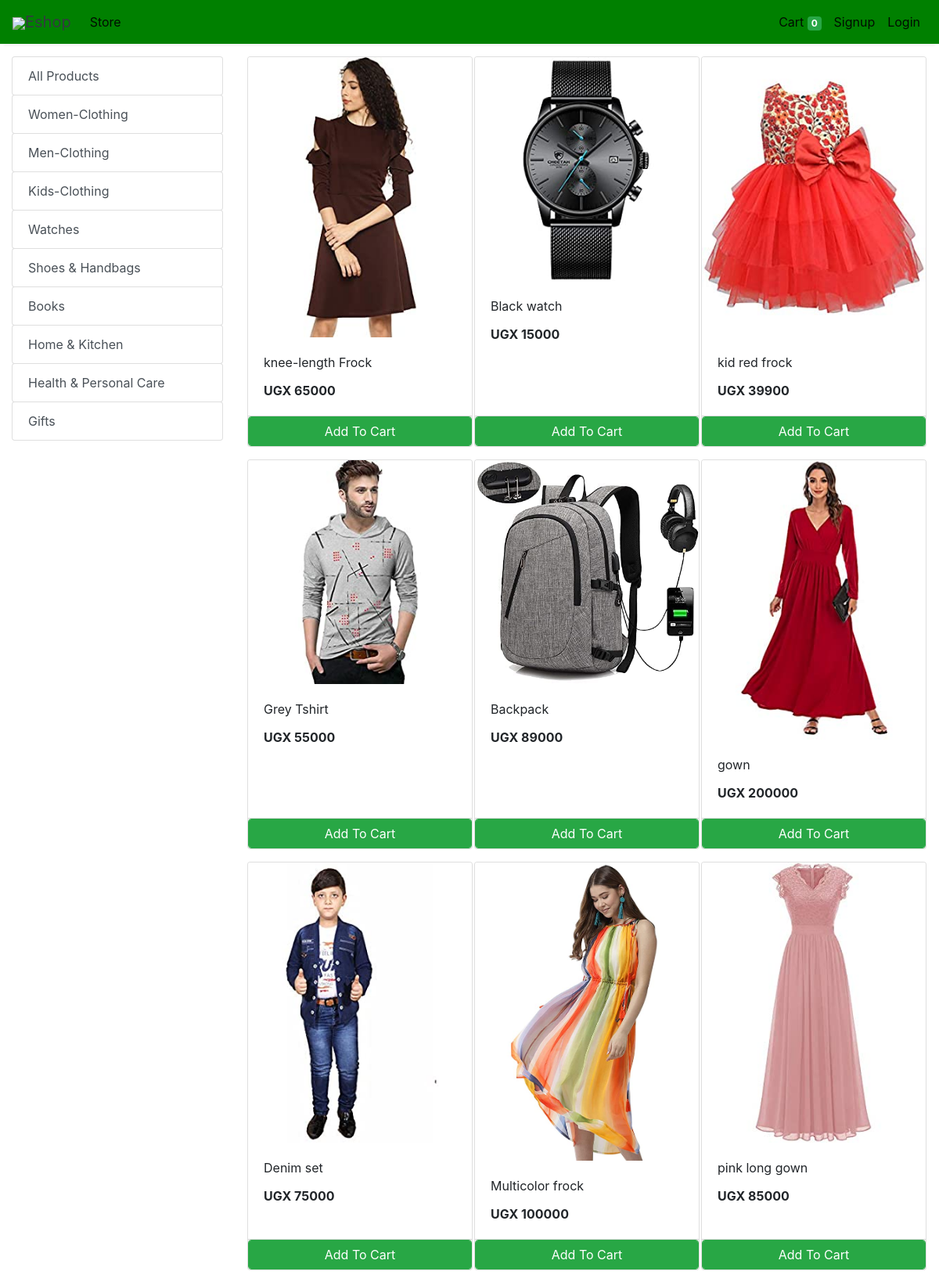
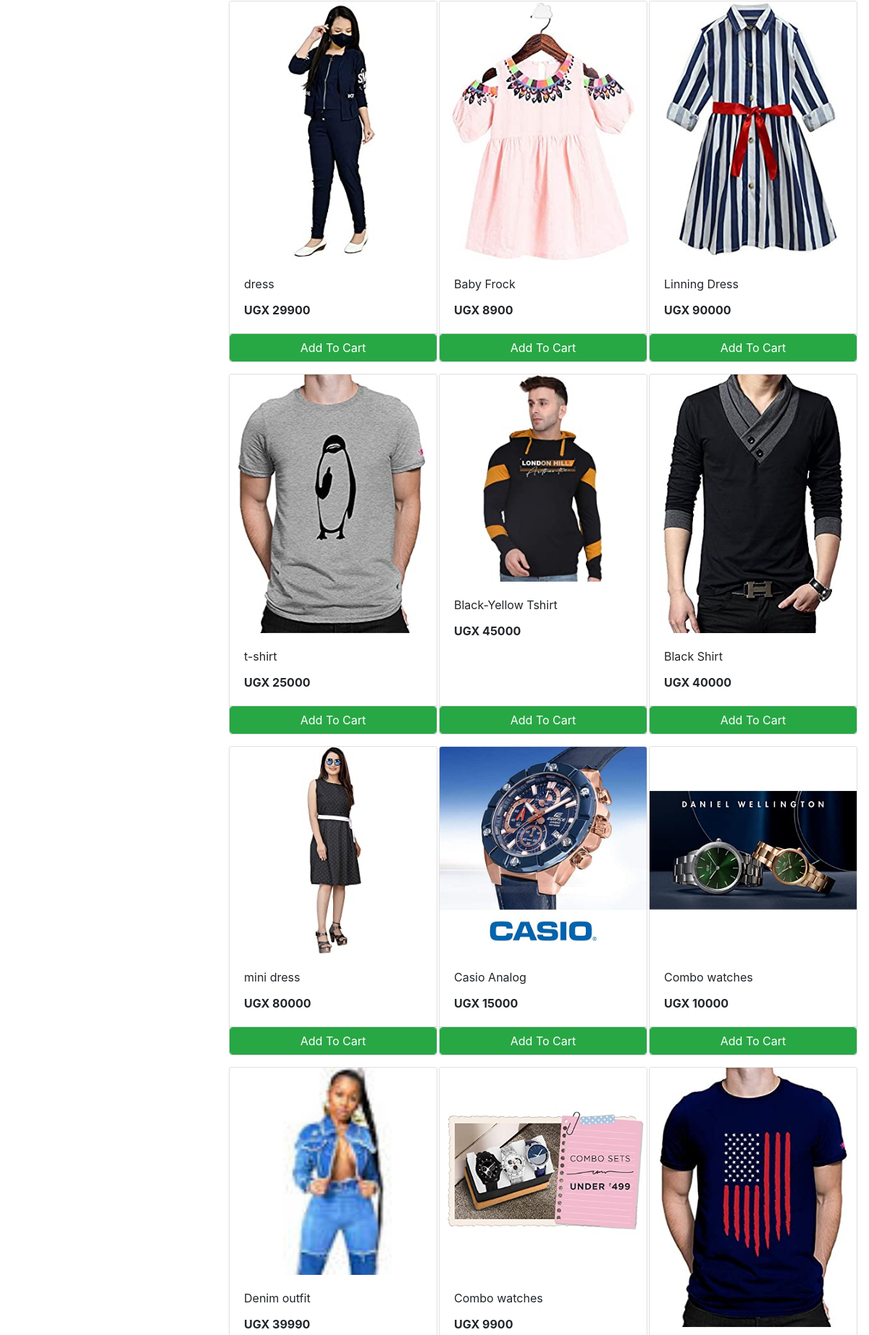
The app's page /store (upper part) with its own data (2 pictures, top to bottom).
### store/models/category.py (models this page shows, shortened)
class Category(models.Model):
    name= models.CharField(max_length=50)
    @staticmethod
    def get_all_categories():
        return Category.objects.all()

### store/models/product.py (models this page shows, shortened)
class Products(models.Model):
    name = models.CharField(max_length=60)
    price= models.IntegerField(default=0)
    category= models.ForeignKey(Category,on_delete=models.CASCADE,default=1 )
    description= models.CharField(max_length=250, default='', blank=True, null= True)
    image= models.ImageField(upload_to='uploads/products/')
    @staticmethod
    def get_all_products():
        return Products.objects.all()

### store/views/home.py (the view)
# urls.py: path('' , include('store.urls'))
def store(request):
    cart = request.session.get('cart')
    if not cart:
        request.session['cart'] = {}
    products = None
    categories = Category.get_all_categories()
    categoryID = request.GET.get('category')
    if categoryID:
        products = Products.get_all_products_by_categoryid(categoryID)
    else:
        products = Products.get_all_products();
    data = {}
    data['products'] = products
    data['categories'] = categories
    print('you are : ', request.session.get('email'))
    return render(request, 'index.html', data)

### store/templatetags/cart.py (called while the page is built)
@register.filter (name='is_in_cart')
def is_in_cart(product, cart):
    keys = cart.keys ()
    for id in keys:
        if int (id) == product.id:
            return True
    return False;

### store/templatetags/custom_filter.py (called while the page is built)
@register.filter(name='currency')
def currency(number):
    return "UGX "+str(number)

### store/templates/index.html (shortened to what this page needs)
{% extends 'base.html' %}
{% block content %}
{% load cart %}
{% load custom_filter %}
<div class="container-fluid mt-3">
	<div class="row">
		<div class="col-lg-3 mx-auto">
			<div class="list-group">
				<a href="/" class="list-group-item list-group-item-action btn btn-outline-success">All Products</a>
				{% for category in categories %}
				<a href="/?category={{category.id}}"
					class="list-group-item list-group-item-action btn btn-outline-success ">{{category.name}}</a>
				{% endfor %}
			</div>
		</div>
		<div id='products' class="col-lg-9 mx-auto">
			<div class="row mx-auto">
				{% for product in products %}
				<div class="card mx-auto mb-3" id={{product.id}} style="width: 18rem;">
					<img class="card-img-top" src="{{product.image.url}}" alt="Card image cap">
					<div class="card-body">
						<p class="card-title">{{product.name}}</p>
						<p class="card-text"><b>{{product.price|currency}}</b></p>
					</div>
					<div class="card-footer p-0 no-gutters">
						{% if product|is_in_cart:request.session.cart %}
						<div class="row no-gutters">
							<form action="/#{{product.id}}" class="col-2 " method="post">
								{% csrf_token %}
								<input hidden type="text" name='product' value='{{product.id}}'>
								<input hidden type="text" name='remove' value='True'>
								<input type="submit" value=" - " class="btn btn-block btn-success border-right">
							</form>
							<div class="text-center col btn btn-success">{{product|cart_quantity:request.session.cart}} in Cart</div>
							<form action="/#{{product.id}}" class="col-2 " method="post">
								{% csrf_token %}
								<input hidden type="text" name='product' value='{{product.id}}'>
								<input type="submit" value=" + " class="btn btn-block btn-success border-left">
							</form>
						</div>
						{% else %}
						<form action="/#{{product.id}}" method="POST" class="btn-block">
							<input type="submit" class="float-right btn btn-success form-control"
								value="Add To Cart">
						</form>
						{% endif %}
					</div>
				</div>
				{% endfor %}
			</div>
		</div>
	</div>
</div>
{% endblock %}

### store/templates/base.html (shortened to what this page needs)
<!doctype html>
<html lang="en">
<head>
  <link rel="stylesheet" href="https://maxcdn.bootstrapcdn.com/bootstrap/4.0.0/css/bootstrap.min.css"
>
</head>
<body>
<nav class="one-edge-shadow
  navbar navbar-light
  sticky-top navbar
  navbar-expand-lg
  text-white">
    <a class="navbar-brand ms-3 text-dark " href="/">
    <link rel="stylesheet" href="https://use.fontawesome.com/releases/v5.7.0/css/all.css">
    <img src="https://www.freepnglogos.com/uploads/shopping-cart-png/shopping-cart-svg-png-icon-download-28.png" style="width:50px;height:50px,color:text-light;">Eshop</a>
    <div class="collapse navbar-collapse" id="navbarSupportedContent">
      <ul class="navbar-nav mr-auto">
        <li class="nav-item active">
          <a class="nav-link" href="/store">Store <span class="sr-only">(current)</span></a>
        </li>
          </ul>
      <ul class=" navbar-nav my-2 my-lg-0">
        <li class="nav-item active">
          <a class="nav-link" href="/cart">Cart
            <span class="badge badge-success">{{request.session.cart.keys|length}}</span>
            <span class="sr-only">(current)</span></a>
        </li>
        {% if request.session.customer %}
        <li class="nav-item active ">
          <a class="nav-link" href="/orders">Orders<span class="sr-only">(current)</span></a>
        </li>
        <li class="nav-item active ">
          <a class="nav-link" href="/logout">Logout<span class="sr-only">(current)</span></a>
        </li>
        {% else %}
        <li class="nav-item active">
          <a class="nav-link" href="/signup">Signup<span class="sr-only">(current)</span></a>
        </li>
        <li class="nav-item active">
          <a class="nav-link" href="/login">Login<span class="sr-only">(current)</span></a>
        </li>
        {% endif %}
      </ul>
    </div>
  </nav>
  {% block content %}{% endblock %}
</body>
</html>

### store/templates/base.html (style rules this page uses)
nav { background-color: green; }
.one-edge-shadow { box-shadow: 0 8px 2px -5px rgb(246, 245, 245); }

### records on screen
Category: name "Women-Clothing"
Category: name "Men-Clothing"
Category: name "Kids-Clothing"
Category: name "Watches"
Category: name "Shoes & Handbags"
Category: name "Books"
Category: name "Home & Kitchen"
Category: name "Health & Personal Care"
Category: name "Gifts"
Products: image (picture), name "knee-length Frock", price "UGX 65000"
Products: image (picture), name "Black watch", price "UGX 15000"
Products: image (picture), name "kid red frock", price "UGX 39900"
Products: image (picture), name "Grey Tshirt", price "UGX 55000"
Products: image (picture), name "Backpack", price "UGX 89000"
Products: image (picture), name "gown", price "UGX 200000"
Products: image (picture), name "Denim set", price "UGX 75000"
Products: image (picture), name "Multicolor frock", price "UGX 100000"
Products: image (picture), name "pink long gown", price "UGX 85000"
Products: image (picture), name "dress", price "UGX 29900"
Products: image (picture), name "Baby Frock", price "UGX 8900"
Products: image (picture), name "Linning Dress", price "UGX 90000"
Products: image (picture), name "t-shirt", price "UGX 25000"
Products: image (picture), name "Black-Yellow Tshirt", price "UGX 45000"
Products: image (picture), name "Black Shirt", price "UGX 40000"
Products: image (picture), name "mini dress", price "UGX 80000"
Products: image (picture), name "Casio Analog", price "UGX 15000"
Products: image (picture), name "Combo watches", price "UGX 10000"
Products: image (picture), name "Denim outfit", price "UGX 39990"
Products: image (picture), name "Combo watches", price "UGX 9900"
Products: image (picture)

### other values on screen
{{ request.session.cart.keys|length }} "0"
